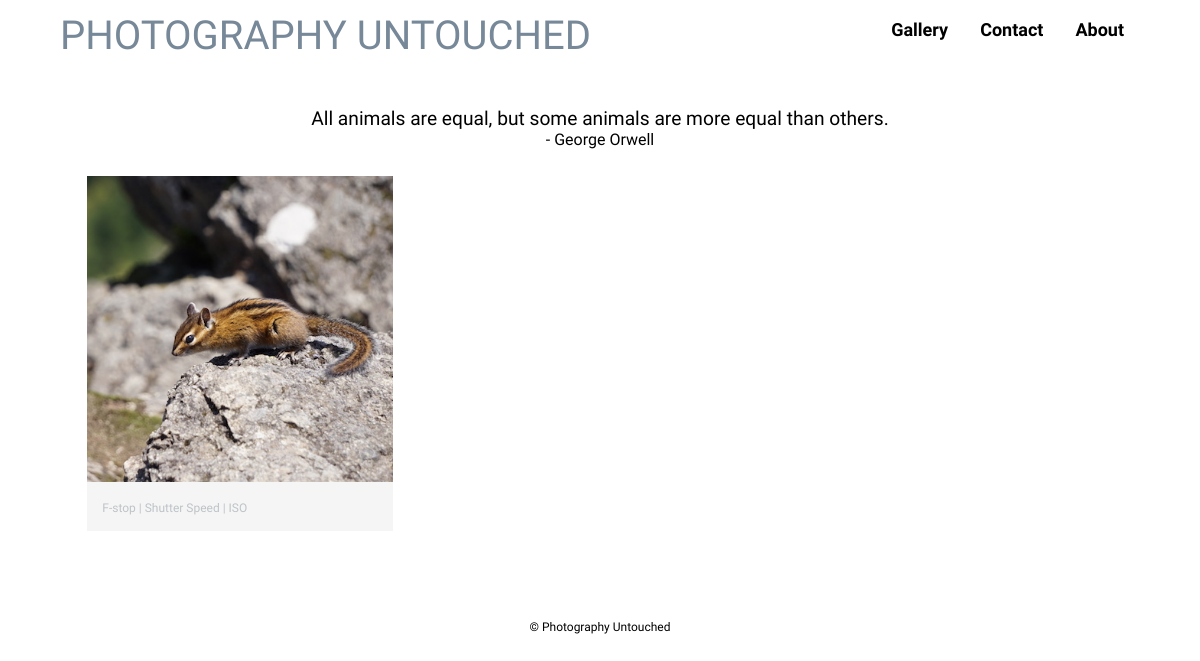
Before: /animals/ with the older database file.
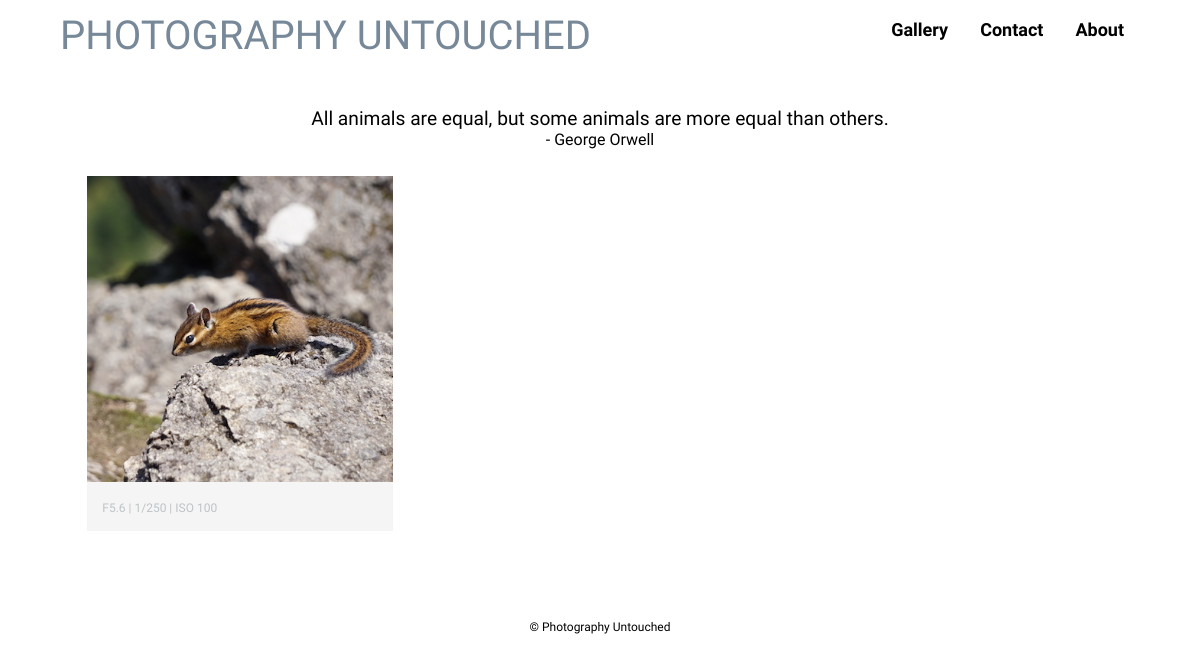
After: the same page with the newer database file.
### photos/models.py (models this page shows, shortened)
class Photo(models.Model):
    title = models.CharField(max_length=200)
    width = models.IntegerField(default=400)
    height = models.IntegerField(default=400)
    image = models.ImageField(null=False, blank=False, width_field="width", height_field="height")
    description = models.CharField(max_length=400, default='F-stop | Shutter Speed | ISO')
    category = models.CharField(max_length=1, default='', blank=False, choices=categories)
    location = models.CharField(max_length=200, default='')
    city = models.CharField(max_length=200, default='')
    timestamp = models.DateTimeField(auto_now_add=True, auto_now=False)
    class Meta:
        ordering = ["timestamp"]

### photos/views.py (the view)
# urls.py: url(r'^animals/', animals, name='animals')
def animals(request):
    queryset = Photo.objects.filter(category='A')
    context = {
        "photos": queryset,
    }
    return render(request, "animals.html", context)

### photography_untouched/templates/animals.html (shortened to what this page needs)
{% extends "base.html" %}
{% block content %}
      <header>
        <a href="{% url 'index' %}" id="logo">
          <h1 class = "title">PHOTOGRAPHY UNTOUCHED</h1>
        </a>
        <nav>
          <ul>
            <li><a href="{% url 'about' %}">About</a></li>
            <li><a href="{% url 'contact' %}">Contact</a></li>
            <li class="dropdown"><a href="{% url 'gallery' %}" class="dropbtn">Gallery</a>
            </li>
          </ul>
        </nav>
      </header>
      <div class="container">
          <q class="quote">All animals are equal, but some animals are more equal than others.</q><br><p class ="quoter">- George Orwell</p>
          <ul id="gallery">
            {% for photo in photos %}
            {% if photo.image %}
            <li><img src='{{ photo.image.url }}'>
            <p>{{ photo.description }}</p></li>
            {% endif %}
            {% endfor %}
          </ul>
      </div>
{% endblock %}

Changed rows visible on the page:
changed Photo: description "F-stop | Shutter Speed | ISO" → "F5.6 | 1/250 | ISO 100"
